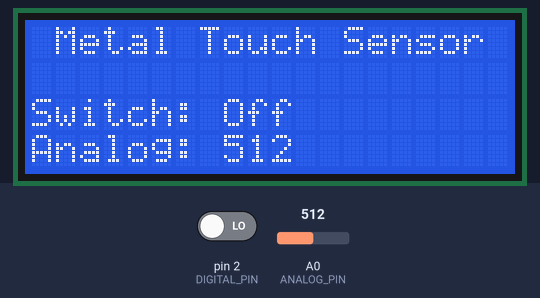
A program run on a simulated Arduino Uno, built with avr-gcc and run on an emulated ATmega328P. Parts: 20×4 character LCD. Inputs (shaded band) come from the test bench; at power-on: pin 2 (DIGITAL_PIN) LOW, A0 (ANALOG_PIN) = 512.

Above: at 1.2 s.
1.3 s: pin 2 (DIGITAL_PIN) driven HIGH
At 2.1 s:
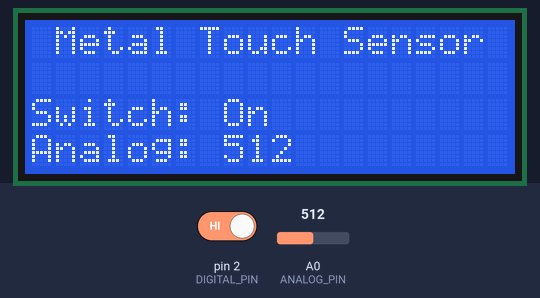
2.8 s: A0 (ANALOG_PIN) set to 716
At 3.4 s:
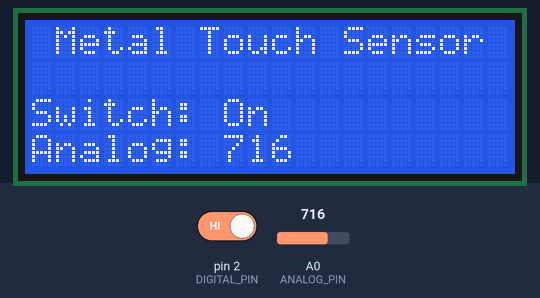
4.3 s: A0 (ANALOG_PIN) set to 900
At 4.8 s:
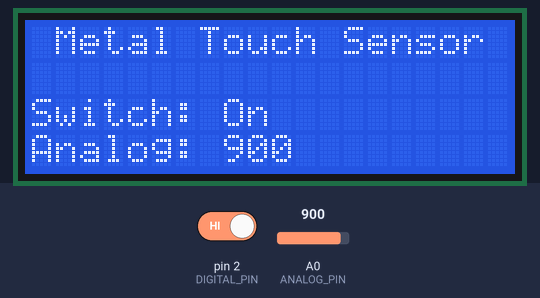
5.8 s: pin 2 (DIGITAL_PIN) driven LOW
At 6.4 s:
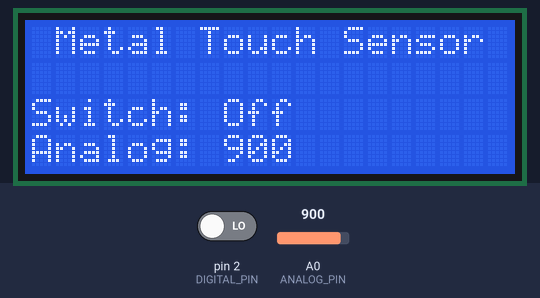
7.4 s: A0 (ANALOG_PIN) set to 1023
At 7.9 s:
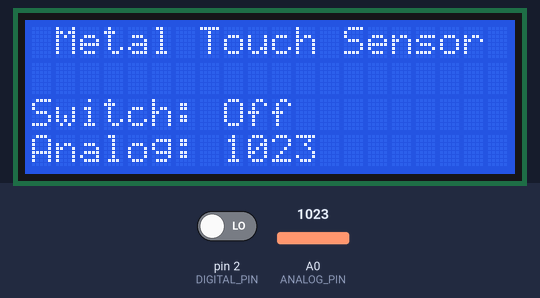
Timing chart, 0 to 9.9 s (numbered marks = the images above; inputs shaded):
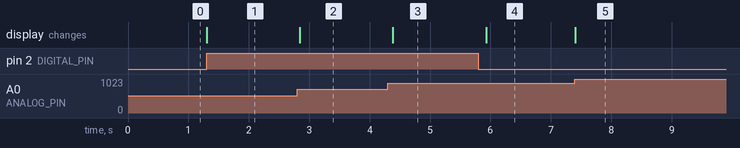

The program:

main.cpp
```cpp
#include <Arduino.h>
#include <Wire.h>
#include <LiquidCrystal_I2C.h>

LiquidCrystal_I2C lcd(0x27, 20, 4);

#define DIGITAL_PIN 2
#define ANALOG_PIN A0

void setup() {
  pinMode(DIGITAL_PIN, INPUT);
  pinMode(ANALOG_PIN, INPUT_PULLUP);

  lcd.init();
  lcd.backlight();

  lcd.setCursor(0, 0);
  lcd.print(" Metal Touch Sensor");

  lcd.setCursor(0, 2);
  lcd.print("Switch: O");

  lcd.setCursor(0, 3);
  lcd.print("Analog:");
}

void loop() {
  lcd.setCursor(9, 2);
  if (digitalRead(DIGITAL_PIN)) {
    lcd.print("n ");
    delay(250);
  } else {
    lcd.print("ff");
  }

  lcd.setCursor(8, 3);
  lcd.print(analogRead(ANALOG_PIN));
}
```

Measured:
- after the input at 1.3 s, the display: changes at once (image 1)
- after the input at 2.8 s, the display: changes at once (image 2)
- after the input at 4.3 s, the display: changes after 0.08 s (image 3)
- after the input at 5.8 s, the display: changes after 0.13 s (image 4)
- after the input at 7.4 s, the display: changes at once (image 5)
